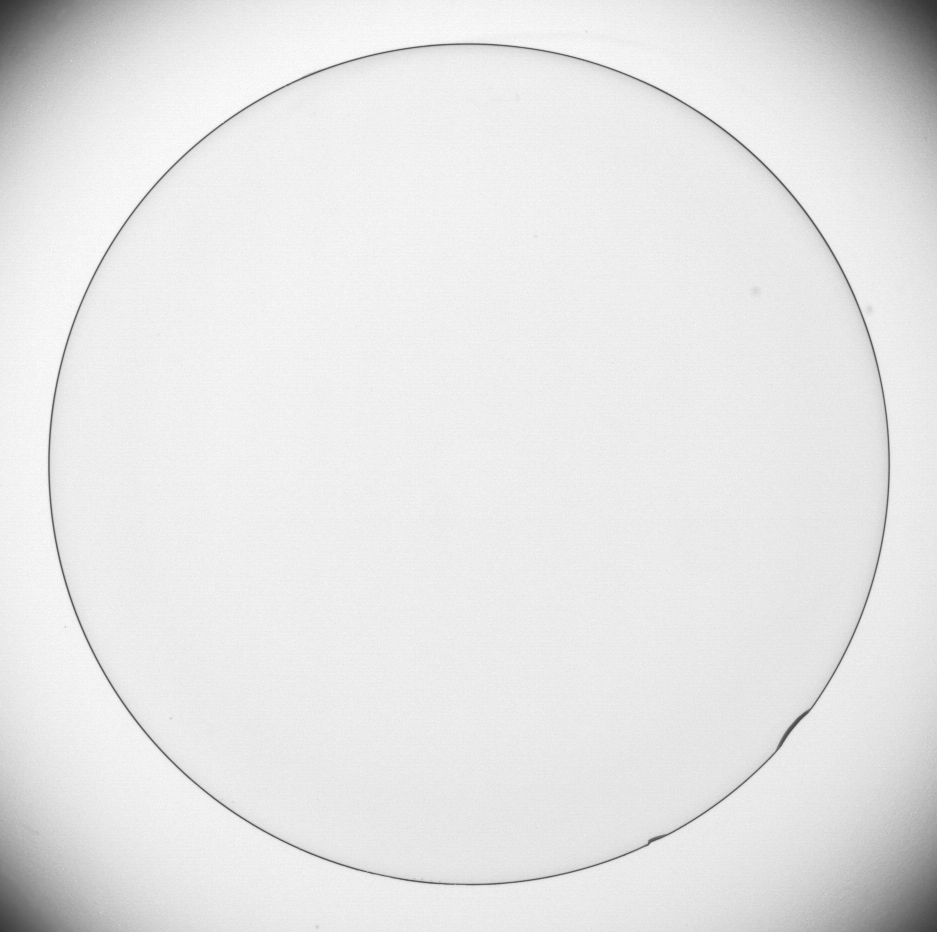
#> input picture ContactLens.tif, 937 x 932 px
$ python opencv_python_20.py   (older library calls are emulated)
#> lines starting #> are read from the running program, lines starting #| are printed output that depends on the picture; after the words box and inside, x2 and y2 are one past the last pixel; in counts of white or black regions, pixels touching at a corner belong together
import cv2 as cv
import numpy as np

img = cv.imread('ContactLens.tif')
#> img is the input picture: shape (932, 937, 3); min 50, max 255, mean 229.7
img = cv.resize(img, (512, 512))
#> img: shape (512, 512, 3)
imggray = cv.cvtColor(img, cv.COLOR_BGR2GRAY)

thresh = cv.adaptiveThreshold(imggray, 255, cv.ADAPTIVE_THRESH_MEAN_C, cv.THRESH_BINARY, 35, 15)
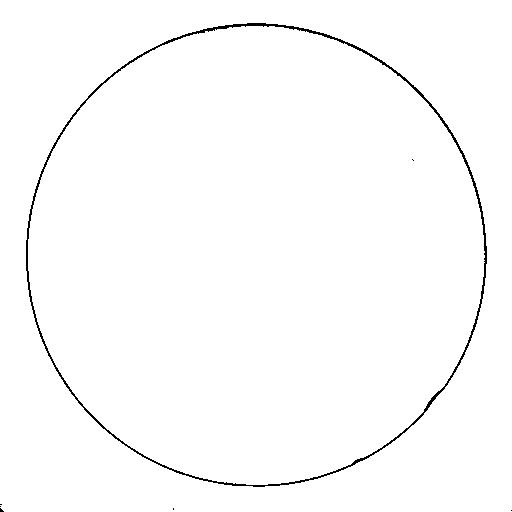
#> thresh: shape (512, 512); 98.8% white; black in thin lines or dots
#matrix 35*35, and parameter is 15 to do a adaptive threshold to get a BW pic
image, contours, hierarchy = cv.findContours(thresh, cv.RETR_TREE, cv.CHAIN_APPROX_SIMPLE)
#> contours = 6 contours, 3 with area under 20; largest, box (x1, y1, x2, y2) and area: (0, 0, 512, 512) 261108, (25, 22, 488, 488) 168376, (28, 26, 485, 485) 163942
#findContours is to find the contours, return three : image is the image of contours
#contours is the position of contours
#hierarchy I don't know what used for...
print(len(contours))
#| 6
for i in range(len(contours)):
	ground = np.zeros((512, 512), np.uint8)
	cv.drawContours(ground, contours, i, 255, 3)
	cv.imshow('contour'+str(i), ground)
#> this loop made 6 passes
#> pass 1, `cv.imshow('contour'+str(i), ground)`:
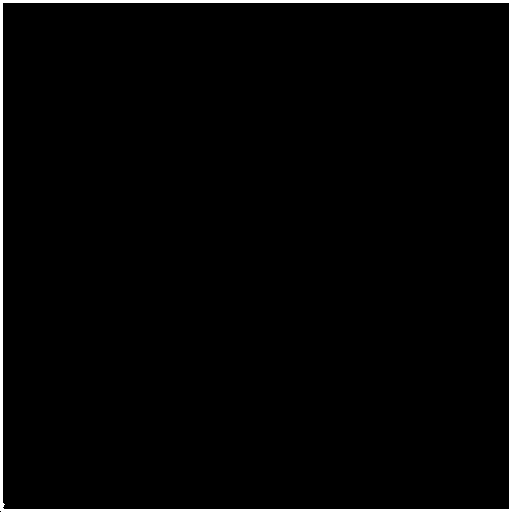
#> window 'contour0': shape (512, 512); 2.3% white; 1 white region, box (x1, y1, x2, y2) and area: (0, 0, 512, 512) 6113
#> pass 2, `cv.imshow('contour'+str(i), ground)`:
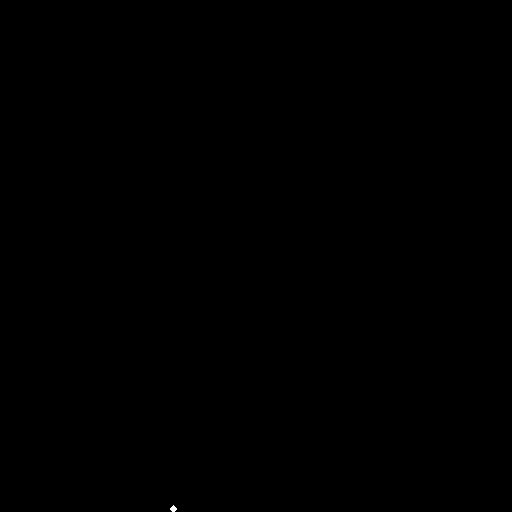
#> window 'contour1': shape (512, 512); 0.01% white; 1 white region, box (x1, y1, x2, y2) and area: (170, 505, 177, 512) 31
#> after the loop: ground: shape (512, 512); 0.01% white; 1 white region, box (x1, y1, x2, y2) and area: (409, 156, 416, 163) 25
	#cv.drawContours(ground, contours, -1, 255, 3)
	#to draw contours on the picture 'img'
	#-1 is to draw all contours, i is to show contours one by one
	#(0, 0, 255) is red
	#3 is the thin of line


cv.waitKey(0)
cv.destroyAllWindows()
